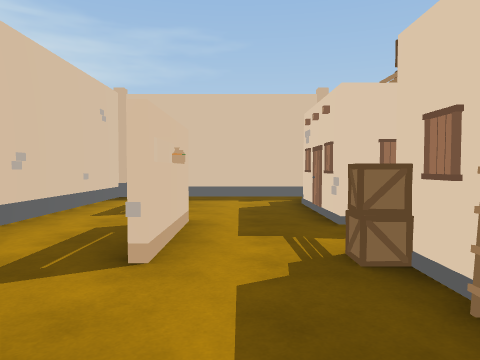
View 1 (above)

17 first-person views from a walk through a scene from a Unity 3-D project. The camera is 1.4 m above the floor, tilts 2° down and sees 70° across. The floor is counted in squares, 2 m on a side. Each view is taken from the middle of a square. On the plan, view 1 faces up. The plan holds only what a view shows up to about 11 squares ahead; the rest is blank. The place goes on beyond the plan.

View 2
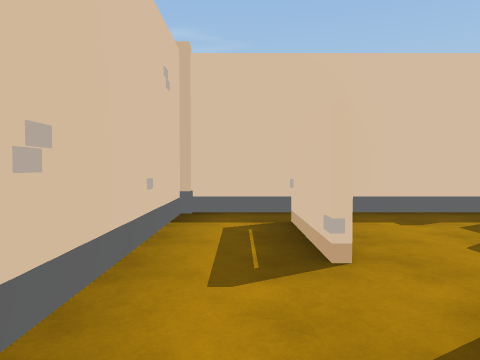

View 3
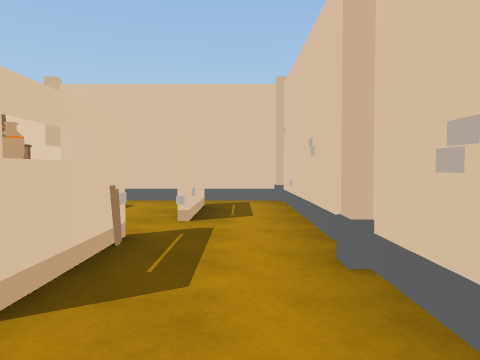

View 4
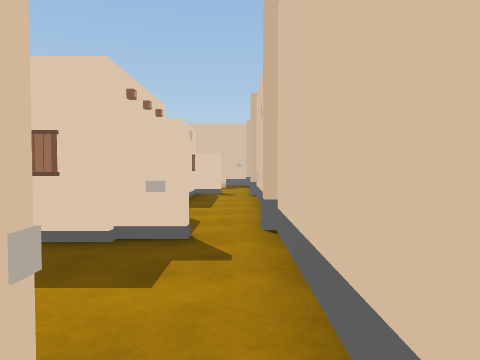

View 5
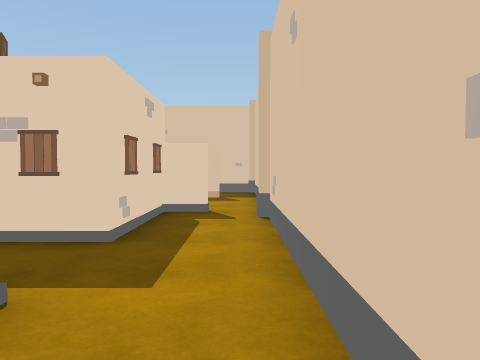

View 6
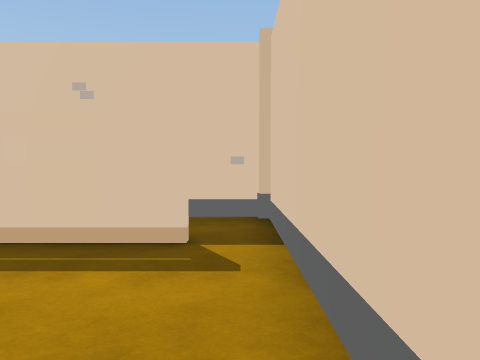

View 7
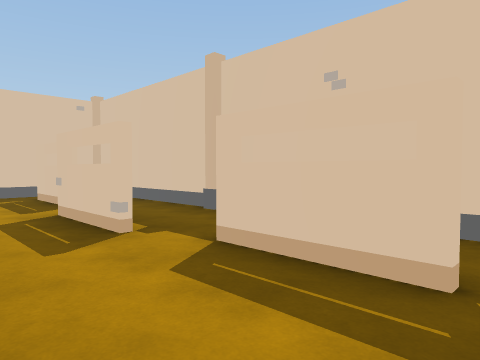

View 8
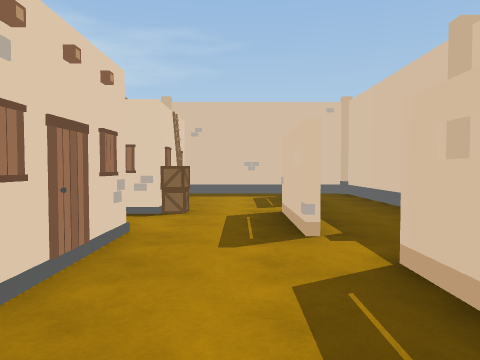

View 9
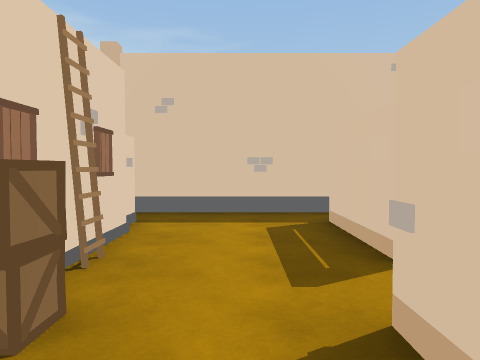

View 10
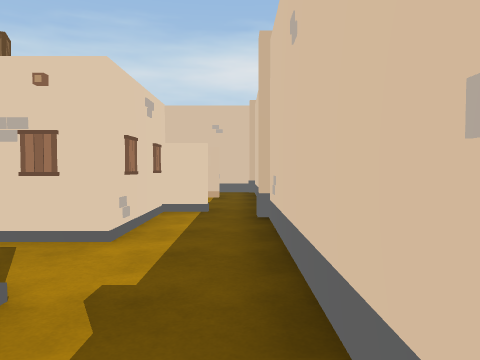

View 11
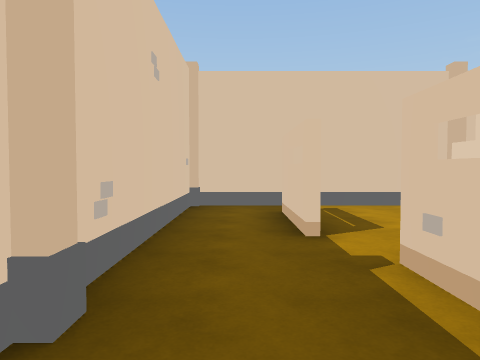

View 12
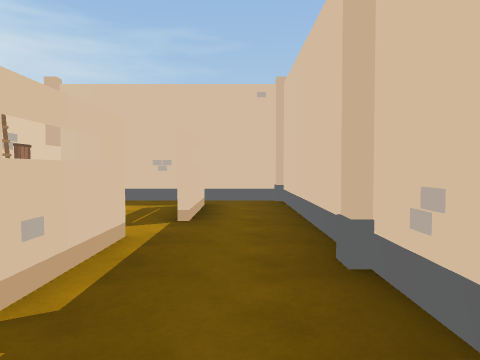

View 13
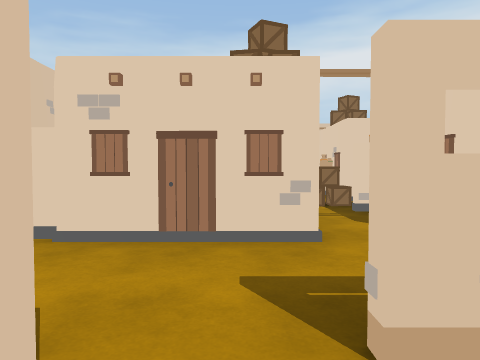

View 14
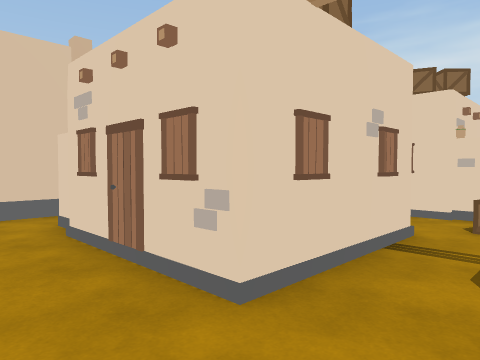

View 15
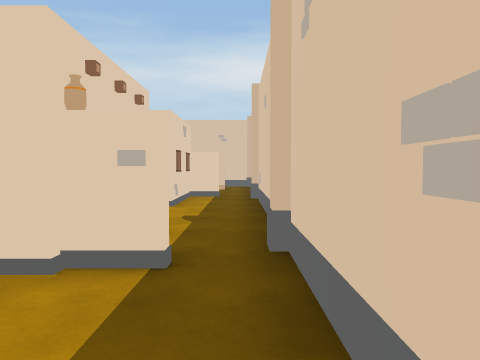

View 16
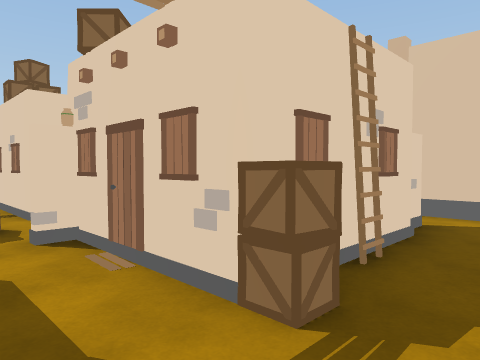

View 17
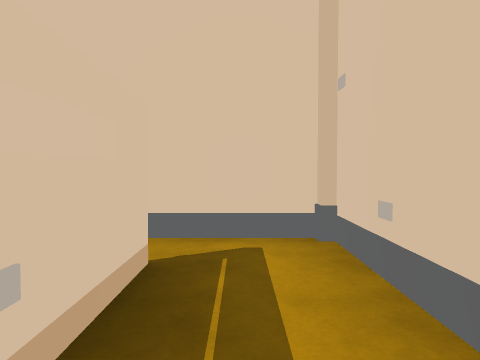

### Floor plan
Key: @ floor where view 1 was taken; # wall or solid block; . floor; / step, stairs or slope; O other object.
Columns run from 3 left of view 1 to 12 right of it. Each row starts with its distance up from view 1.
  9 ################
  8 #.....O........#
  7 O.O.#.O///#..#.#
  6 O.O.#  //  ..#.#
  5 O.../      #...#
  4 O.O.///OO.OO.O.#
  3 #.O.O/#OO//O.O.#
  2 #.O.#  /   /...#
  1 #.O.#  O/  /.#.#
  0 #.#@ ////O#/.#.#
 -1 #........O.....#
 -2 ################

Where each view was taken, in squares from view 1:
view 1: 0 up, 0 right, facing up
view 2: 3 up, 2 left, facing up
view 3: 6 up, 2 left, facing down
view 4: 1 down, 2 left, facing right
view 5: 1 down, 2 right, facing right
view 6: 1 down, 7 right, facing right
view 7: 1 down, 8 right, facing up-right
view 8: 1 down, 9 right, facing up
view 9: 3 up, 9 right, facing up
view 10: 8 up, 7 right, facing left
view 11: 5 up, 11 right, facing down
view 12: 1 up, 11 right, facing up
view 13: 2 up, 11 right, facing left
view 14: 4 up, 9 right, facing down-left
view 15: 8 up, 10 right, facing left
view 16: 4 up, 0 right, facing down-right
view 17: 2 up, 2 left, facing down
